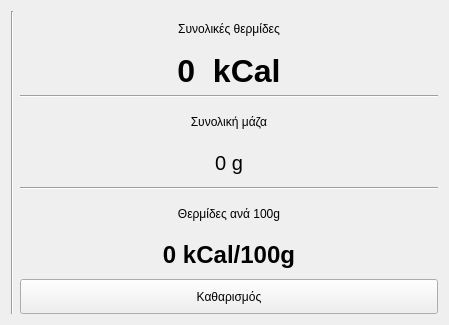
<?xml version="1.0" encoding="UTF-8"?>
<ui version="4.0">
 <class>MassCalculatorWidget</class>
 <widget class="QWidget" name="MassCalculatorWidget">
  <property name="geometry">
   <rect>
    <x>0</x>
    <y>0</y>
    <width>449</width>
    <height>325</height>
   </rect>
  </property>
  <property name="windowTitle">
   <string>Form</string>
  </property>
  <layout class="QGridLayout" name="gridLayout">
   <item row="5" column="2">
    <widget class="Line" name="line_2">
     <property name="orientation">
      <enum>Qt::Horizontal</enum>
     </property>
    </widget>
   </item>
   <item row="8" column="2">
    <widget class="QPushButton" name="clearbutton">
     <property name="sizePolicy">
      <sizepolicy hsizetype="Minimum" vsizetype="Minimum">
       <horstretch>0</horstretch>
       <verstretch>0</verstretch>
      </sizepolicy>
     </property>
     <property name="text">
      <string>Καθαρισμός</string>
     </property>
    </widget>
   </item>
   <item row="1" column="2">
    <widget class="QLabel" name="kcalcount">
     <property name="sizePolicy">
      <sizepolicy hsizetype="Preferred" vsizetype="Minimum">
       <horstretch>0</horstretch>
       <verstretch>0</verstretch>
      </sizepolicy>
     </property>
     <property name="font">
      <font>
       <pointsize>24</pointsize>
       <weight>75</weight>
       <bold>true</bold>
      </font>
     </property>
     <property name="text">
      <string>0  kCal</string>
     </property>
     <property name="alignment">
      <set>Qt::AlignCenter</set>
     </property>
    </widget>
   </item>
   <item row="4" column="2">
    <widget class="QLabel" name="masscount">
     <property name="sizePolicy">
      <sizepolicy hsizetype="Preferred" vsizetype="Minimum">
       <horstretch>0</horstretch>
       <verstretch>0</verstretch>
      </sizepolicy>
     </property>
     <property name="font">
      <font>
       <pointsize>15</pointsize>
      </font>
     </property>
     <property name="text">
      <string>0 g</string>
     </property>
     <property name="alignment">
      <set>Qt::AlignCenter</set>
     </property>
    </widget>
   </item>
   <item row="2" column="2">
    <widget class="Line" name="line">
     <property name="orientation">
      <enum>Qt::Horizontal</enum>
     </property>
    </widget>
   </item>
   <item row="3" column="2">
    <widget class="QLabel" name="masslabel">
     <property name="sizePolicy">
      <sizepolicy hsizetype="Preferred" vsizetype="Minimum">
       <horstretch>0</horstretch>
       <verstretch>0</verstretch>
      </sizepolicy>
     </property>
     <property name="text">
      <string>Συνολική μάζα</string>
     </property>
     <property name="alignment">
      <set>Qt::AlignCenter</set>
     </property>
    </widget>
   </item>
   <item row="0" column="1" rowspan="9">
    <widget class="Line" name="line_3">
     <property name="orientation">
      <enum>Qt::Vertical</enum>
     </property>
    </widget>
   </item>
   <item row="0" column="2">
    <widget class="QLabel" name="kcallabel">
     <property name="sizePolicy">
      <sizepolicy hsizetype="Preferred" vsizetype="Minimum">
       <horstretch>0</horstretch>
       <verstretch>0</verstretch>
      </sizepolicy>
     </property>
     <property name="text">
      <string>Συνολικές θερμίδες</string>
     </property>
     <property name="alignment">
      <set>Qt::AlignCenter</set>
     </property>
    </widget>
   </item>
   <item row="0" column="0" rowspan="9">
    <layout class="QGridLayout" name="caloriesGridLayout">
     <property name="horizontalSpacing">
      <number>18</number>
     </property>
    </layout>
   </item>
   <item row="6" column="2">
    <widget class="QLabel" name="percentlabel">
     <property name="sizePolicy">
      <sizepolicy hsizetype="Preferred" vsizetype="Minimum">
       <horstretch>0</horstretch>
       <verstretch>0</verstretch>
      </sizepolicy>
     </property>
     <property name="text">
      <string>Θερμίδες ανά 100g</string>
     </property>
     <property name="alignment">
      <set>Qt::AlignCenter</set>
     </property>
    </widget>
   </item>
   <item row="7" column="2">
    <widget class="QLabel" name="percentcount">
     <property name="font">
      <font>
       <pointsize>18</pointsize>
       <weight>75</weight>
       <bold>true</bold>
      </font>
     </property>
     <property name="text">
      <string>0 kCal/100g</string>
     </property>
     <property name="alignment">
      <set>Qt::AlignCenter</set>
     </property>
    </widget>
   </item>
  </layout>
  <action name="actionClear">
   <property name="icon">
    <iconset theme="edit-clear">
     <normaloff>.</normaloff>.</iconset>
   </property>
   <property name="text">
    <string>Καθαρισμός</string>
   </property>
   <property name="toolTip">
    <string>Καθαρισμός πεδίων</string>
   </property>
  </action>
 </widget>
 <resources/>
 <connections>
  <connection>
   <sender>clearbutton</sender>
   <signal>clicked()</signal>
   <receiver>actionClear</receiver>
   <slot>trigger()</slot>
   <hints>
    <hint type="sourcelabel">
     <x>300</x>
     <y>276</y>
    </hint>
    <hint type="destinationlabel">
     <x>-1</x>
     <y>-1</y>
    </hint>
   </hints>
  </connection>
 </connections>
</ui>
